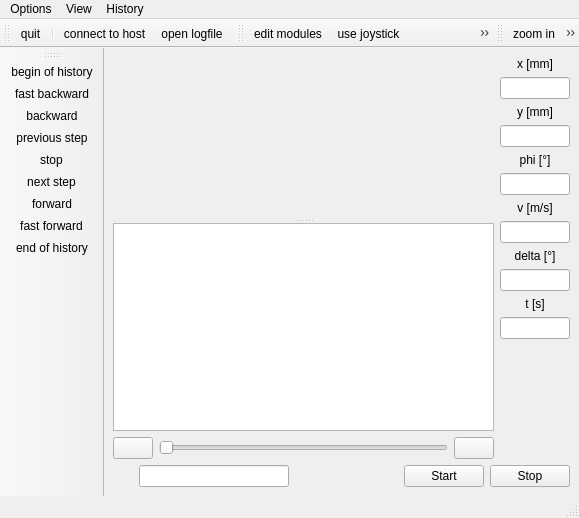
<?xml version="1.0" encoding="UTF-8"?>
<ui version="4.0">
 <class>AnicarViewer</class>
 <widget class="QMainWindow" name="AnicarViewer">
  <property name="geometry">
   <rect>
    <x>0</x>
    <y>0</y>
    <width>579</width>
    <height>518</height>
   </rect>
  </property>
  <property name="windowTitle">
   <string>AnicarViewer</string>
  </property>
  <widget class="QWidget" name="centralwidget">
   <layout class="QGridLayout" name="gridLayout_2">
    <item row="0" column="0">
     <widget class="QSplitter" name="splitter">
      <property name="sizePolicy">
       <sizepolicy hsizetype="Expanding" vsizetype="Expanding">
        <horstretch>0</horstretch>
        <verstretch>0</verstretch>
       </sizepolicy>
      </property>
      <property name="orientation">
       <enum>Qt::Vertical</enum>
      </property>
      <widget class="DerWeg::MapWidget" name="mapWidget" native="true">
       <property name="sizePolicy">
        <sizepolicy hsizetype="Expanding" vsizetype="MinimumExpanding">
         <horstretch>0</horstretch>
         <verstretch>0</verstretch>
        </sizepolicy>
       </property>
       <property name="minimumSize">
        <size>
         <width>200</width>
         <height>150</height>
        </size>
       </property>
      </widget>
      <widget class="QTextEdit" name="textEditDebug">
       <property name="sizePolicy">
        <sizepolicy hsizetype="Expanding" vsizetype="Preferred">
         <horstretch>0</horstretch>
         <verstretch>0</verstretch>
        </sizepolicy>
       </property>
       <property name="readOnly">
        <bool>true</bool>
       </property>
      </widget>
     </widget>
    </item>
    <item row="0" column="1" rowspan="2">
     <layout class="QVBoxLayout" name="verticalLayout">
      <item>
       <widget class="QLabel" name="label">
        <property name="text">
         <string>x [mm]</string>
        </property>
        <property name="alignment">
         <set>Qt::AlignCenter</set>
        </property>
       </widget>
      </item>
      <item>
       <widget class="QLineEdit" name="lineEditX">
        <property name="sizePolicy">
         <sizepolicy hsizetype="Fixed" vsizetype="Fixed">
          <horstretch>20</horstretch>
          <verstretch>0</verstretch>
         </sizepolicy>
        </property>
        <property name="maximumSize">
         <size>
          <width>70</width>
          <height>16777215</height>
         </size>
        </property>
        <property name="readOnly">
         <bool>true</bool>
        </property>
       </widget>
      </item>
      <item>
       <widget class="QLabel" name="label_2">
        <property name="text">
         <string>y [mm]</string>
        </property>
        <property name="alignment">
         <set>Qt::AlignCenter</set>
        </property>
       </widget>
      </item>
      <item>
       <widget class="QLineEdit" name="lineEditY">
        <property name="sizePolicy">
         <sizepolicy hsizetype="Fixed" vsizetype="Fixed">
          <horstretch>20</horstretch>
          <verstretch>0</verstretch>
         </sizepolicy>
        </property>
        <property name="maximumSize">
         <size>
          <width>70</width>
          <height>16777215</height>
         </size>
        </property>
        <property name="readOnly">
         <bool>true</bool>
        </property>
       </widget>
      </item>
      <item>
       <widget class="QLabel" name="label_3">
        <property name="text">
         <string>phi [°]</string>
        </property>
        <property name="alignment">
         <set>Qt::AlignCenter</set>
        </property>
       </widget>
      </item>
      <item>
       <widget class="QLineEdit" name="lineEditPhi">
        <property name="sizePolicy">
         <sizepolicy hsizetype="Fixed" vsizetype="Fixed">
          <horstretch>20</horstretch>
          <verstretch>0</verstretch>
         </sizepolicy>
        </property>
        <property name="maximumSize">
         <size>
          <width>70</width>
          <height>16777215</height>
         </size>
        </property>
        <property name="text">
         <string/>
        </property>
        <property name="readOnly">
         <bool>true</bool>
        </property>
       </widget>
      </item>
      <item>
       <widget class="QLabel" name="label_4">
        <property name="text">
         <string>v [m/s]</string>
        </property>
        <property name="alignment">
         <set>Qt::AlignCenter</set>
        </property>
       </widget>
      </item>
      <item>
       <widget class="QLineEdit" name="lineEditV">
        <property name="sizePolicy">
         <sizepolicy hsizetype="Fixed" vsizetype="Fixed">
          <horstretch>20</horstretch>
          <verstretch>0</verstretch>
         </sizepolicy>
        </property>
        <property name="maximumSize">
         <size>
          <width>70</width>
          <height>16777215</height>
         </size>
        </property>
        <property name="readOnly">
         <bool>true</bool>
        </property>
       </widget>
      </item>
      <item>
       <widget class="QLabel" name="label_6">
        <property name="text">
         <string>delta [°]</string>
        </property>
        <property name="alignment">
         <set>Qt::AlignCenter</set>
        </property>
       </widget>
      </item>
      <item>
       <widget class="QLineEdit" name="lineEditDelta">
        <property name="sizePolicy">
         <sizepolicy hsizetype="Fixed" vsizetype="Fixed">
          <horstretch>20</horstretch>
          <verstretch>0</verstretch>
         </sizepolicy>
        </property>
        <property name="maximumSize">
         <size>
          <width>70</width>
          <height>16777215</height>
         </size>
        </property>
        <property name="readOnly">
         <bool>true</bool>
        </property>
       </widget>
      </item>
      <item>
       <widget class="QLabel" name="label_5">
        <property name="text">
         <string>t [s]</string>
        </property>
        <property name="alignment">
         <set>Qt::AlignCenter</set>
        </property>
       </widget>
      </item>
      <item>
       <widget class="QLineEdit" name="lineEditTime">
        <property name="sizePolicy">
         <sizepolicy hsizetype="Fixed" vsizetype="Fixed">
          <horstretch>0</horstretch>
          <verstretch>0</verstretch>
         </sizepolicy>
        </property>
        <property name="maximumSize">
         <size>
          <width>70</width>
          <height>16777215</height>
         </size>
        </property>
        <property name="readOnly">
         <bool>true</bool>
        </property>
       </widget>
      </item>
      <item>
       <spacer name="verticalSpacer">
        <property name="orientation">
         <enum>Qt::Vertical</enum>
        </property>
        <property name="sizeHint" stdset="0">
         <size>
          <width>20</width>
          <height>38</height>
         </size>
        </property>
       </spacer>
      </item>
     </layout>
    </item>
    <item row="1" column="0">
     <layout class="QHBoxLayout" name="horizontalLayout">
      <item>
       <widget class="QPushButton" name="pushButtonHistoryStart">
        <property name="icon">
         <iconset resource="AnicarViewer.qrc">
          <normaloff>:/AnicarViewer/Images/player_start.png</normaloff>:/AnicarViewer/Images/player_start.png</iconset>
        </property>
       </widget>
      </item>
      <item>
       <widget class="QSlider" name="horizontalSliderHistory">
        <property name="orientation">
         <enum>Qt::Horizontal</enum>
        </property>
       </widget>
      </item>
      <item>
       <widget class="QPushButton" name="pushButtonHistoryEnd">
        <property name="icon">
         <iconset resource="AnicarViewer.qrc">
          <normaloff>:/AnicarViewer/Images/player_end.png</normaloff>:/AnicarViewer/Images/player_end.png</iconset>
        </property>
       </widget>
      </item>
     </layout>
    </item>
    <item row="2" column="0" colspan="2">
     <layout class="QGridLayout" name="gridLayout">
      <item row="0" column="0">
       <widget class="DerWeg::LED" name="ledConnection" native="true">
        <property name="minimumSize">
         <size>
          <width>20</width>
          <height>20</height>
         </size>
        </property>
       </widget>
      </item>
      <item row="0" column="1">
       <widget class="QLineEdit" name="lineEditIP">
        <property name="enabled">
         <bool>true</bool>
        </property>
        <property name="minimumSize">
         <size>
          <width>150</width>
          <height>0</height>
         </size>
        </property>
        <property name="readOnly">
         <bool>true</bool>
        </property>
       </widget>
      </item>
      <item row="0" column="3">
       <widget class="DerWeg::LED" name="ledActive" native="true">
        <property name="minimumSize">
         <size>
          <width>20</width>
          <height>20</height>
         </size>
        </property>
       </widget>
      </item>
      <item row="0" column="5">
       <widget class="QPushButton" name="pushButtonStop">
        <property name="text">
         <string>Stop</string>
        </property>
       </widget>
      </item>
      <item row="0" column="4">
       <widget class="QPushButton" name="pushButtonStart">
        <property name="text">
         <string>Start</string>
        </property>
       </widget>
      </item>
      <item row="0" column="2">
       <spacer name="horizontalSpacer">
        <property name="orientation">
         <enum>Qt::Horizontal</enum>
        </property>
        <property name="sizeHint" stdset="0">
         <size>
          <width>208</width>
          <height>20</height>
         </size>
        </property>
       </spacer>
      </item>
     </layout>
    </item>
   </layout>
  </widget>
  <widget class="QMenuBar" name="menubar">
   <property name="geometry">
    <rect>
     <x>0</x>
     <y>0</y>
     <width>579</width>
     <height>25</height>
    </rect>
   </property>
   <widget class="QMenu" name="menuOptions">
    <property name="title">
     <string>Options</string>
    </property>
    <addaction name="actionConnectToHost"/>
    <addaction name="actionOpenLogfile"/>
    <addaction name="separator"/>
    <addaction name="actionEditModules"/>
    <addaction name="actionSaveCameraImage"/>
    <addaction name="actionUseJoystick"/>
    <addaction name="actionShowTrace"/>
    <addaction name="separator"/>
    <addaction name="actionQuit"/>
   </widget>
   <widget class="QMenu" name="menuView">
    <property name="title">
     <string>View</string>
    </property>
    <addaction name="actionZoomIn"/>
    <addaction name="actionZoomOut"/>
    <addaction name="actionZoomAll"/>
    <addaction name="actionChangeOrientation"/>
   </widget>
   <widget class="QMenu" name="menuHistory">
    <property name="title">
     <string>History</string>
    </property>
    <addaction name="actionBeginOfHistory"/>
    <addaction name="actionFastBackward"/>
    <addaction name="actionBackward"/>
    <addaction name="actionPreviousStep"/>
    <addaction name="actionStopHistory"/>
    <addaction name="actionNextStep"/>
    <addaction name="actionForward"/>
    <addaction name="actionFastForward"/>
    <addaction name="actionEndOfHistory"/>
    <addaction name="separator"/>
    <addaction name="actionClearHistory"/>
    <addaction name="separator"/>
   </widget>
   <addaction name="menuOptions"/>
   <addaction name="menuView"/>
   <addaction name="menuHistory"/>
  </widget>
  <widget class="QStatusBar" name="statusbar"/>
  <widget class="QToolBar" name="toolBarFile">
   <property name="windowTitle">
    <string>file bar</string>
   </property>
   <attribute name="toolBarArea">
    <enum>TopToolBarArea</enum>
   </attribute>
   <attribute name="toolBarBreak">
    <bool>false</bool>
   </attribute>
   <addaction name="actionQuit"/>
   <addaction name="separator"/>
   <addaction name="actionConnectToHost"/>
   <addaction name="actionOpenLogfile"/>
  </widget>
  <widget class="QToolBar" name="toolBarAction">
   <property name="windowTitle">
    <string>action bar</string>
   </property>
   <attribute name="toolBarArea">
    <enum>TopToolBarArea</enum>
   </attribute>
   <attribute name="toolBarBreak">
    <bool>false</bool>
   </attribute>
   <addaction name="actionEditModules"/>
   <addaction name="actionUseJoystick"/>
   <addaction name="actionSaveCameraImage"/>
   <addaction name="actionShowTrace"/>
  </widget>
  <widget class="QToolBar" name="toolBarView">
   <property name="windowTitle">
    <string>view bar</string>
   </property>
   <attribute name="toolBarArea">
    <enum>TopToolBarArea</enum>
   </attribute>
   <attribute name="toolBarBreak">
    <bool>false</bool>
   </attribute>
   <addaction name="actionZoomIn"/>
   <addaction name="actionZoomOut"/>
   <addaction name="actionZoomAll"/>
   <addaction name="actionChangeOrientation"/>
  </widget>
  <widget class="QToolBar" name="toolBarHistory">
   <property name="windowTitle">
    <string>history bar</string>
   </property>
   <attribute name="toolBarArea">
    <enum>LeftToolBarArea</enum>
   </attribute>
   <attribute name="toolBarBreak">
    <bool>false</bool>
   </attribute>
   <addaction name="actionBeginOfHistory"/>
   <addaction name="actionFastBackward"/>
   <addaction name="actionBackward"/>
   <addaction name="actionPreviousStep"/>
   <addaction name="actionStopHistory"/>
   <addaction name="actionNextStep"/>
   <addaction name="actionForward"/>
   <addaction name="actionFastForward"/>
   <addaction name="actionEndOfHistory"/>
  </widget>
  <action name="actionEditModules">
   <property name="icon">
    <iconset resource="AnicarViewer.qrc">
     <normaloff>:/AnicarViewer/Images/configure.png</normaloff>:/AnicarViewer/Images/configure.png</iconset>
   </property>
   <property name="text">
    <string>edit modules</string>
   </property>
  </action>
  <action name="actionSaveCameraImage">
   <property name="icon">
    <iconset resource="AnicarViewer.qrc">
     <normaloff>:/AnicarViewer/Images/image.png</normaloff>:/AnicarViewer/Images/image.png</iconset>
   </property>
   <property name="text">
    <string>save camera image</string>
   </property>
  </action>
  <action name="actionQuit">
   <property name="icon">
    <iconset resource="AnicarViewer.qrc">
     <normaloff>:/AnicarViewer/Images/exit.png</normaloff>:/AnicarViewer/Images/exit.png</iconset>
   </property>
   <property name="text">
    <string>quit</string>
   </property>
  </action>
  <action name="actionUseJoystick">
   <property name="checkable">
    <bool>true</bool>
   </property>
   <property name="icon">
    <iconset resource="AnicarViewer.qrc">
     <normaloff>:/AnicarViewer/Images/joystick.png</normaloff>:/AnicarViewer/Images/joystick.png</iconset>
   </property>
   <property name="text">
    <string>use joystick</string>
   </property>
  </action>
  <action name="actionZoomIn">
   <property name="icon">
    <iconset resource="AnicarViewer.qrc">
     <normaloff>:/AnicarViewer/Images/viewmag+.png</normaloff>:/AnicarViewer/Images/viewmag+.png</iconset>
   </property>
   <property name="text">
    <string>zoom in</string>
   </property>
  </action>
  <action name="actionZoomOut">
   <property name="icon">
    <iconset resource="AnicarViewer.qrc">
     <normaloff>:/AnicarViewer/Images/viewmag-.png</normaloff>:/AnicarViewer/Images/viewmag-.png</iconset>
   </property>
   <property name="text">
    <string>zoom out</string>
   </property>
  </action>
  <action name="actionZoomAll">
   <property name="icon">
    <iconset resource="AnicarViewer.qrc">
     <normaloff>:/AnicarViewer/Images/window_fullscreen.png</normaloff>:/AnicarViewer/Images/window_fullscreen.png</iconset>
   </property>
   <property name="text">
    <string>zoom all</string>
   </property>
  </action>
  <action name="actionShowTrace">
   <property name="checkable">
    <bool>true</bool>
   </property>
   <property name="icon">
    <iconset resource="AnicarViewer.qrc">
     <normaloff>:/AnicarViewer/Images/goto.png</normaloff>:/AnicarViewer/Images/goto.png</iconset>
   </property>
   <property name="text">
    <string>show trace</string>
   </property>
  </action>
  <action name="actionChangeOrientation">
   <property name="icon">
    <iconset resource="AnicarViewer.qrc">
     <normaloff>:/AnicarViewer/Images/rebuild.png</normaloff>:/AnicarViewer/Images/rebuild.png</iconset>
   </property>
   <property name="text">
    <string>change orientation</string>
   </property>
  </action>
  <action name="actionOpenLogfile">
   <property name="icon">
    <iconset resource="AnicarViewer.qrc">
     <normaloff>:/AnicarViewer/Images/fileopen.png</normaloff>:/AnicarViewer/Images/fileopen.png</iconset>
   </property>
   <property name="text">
    <string>open logfile</string>
   </property>
  </action>
  <action name="actionConnectToHost">
   <property name="icon">
    <iconset resource="AnicarViewer.qrc">
     <normaloff>:/AnicarViewer/Images/connect_established.png</normaloff>:/AnicarViewer/Images/connect_established.png</iconset>
   </property>
   <property name="text">
    <string>connect to host</string>
   </property>
  </action>
  <action name="actionNextStep">
   <property name="icon">
    <iconset resource="AnicarViewer.qrc">
     <normaloff>:/AnicarViewer/Images/next.png</normaloff>:/AnicarViewer/Images/next.png</iconset>
   </property>
   <property name="text">
    <string>next step</string>
   </property>
   <property name="shortcut">
    <string>N</string>
   </property>
  </action>
  <action name="actionPreviousStep">
   <property name="icon">
    <iconset resource="AnicarViewer.qrc">
     <normaloff>:/AnicarViewer/Images/previous.png</normaloff>:/AnicarViewer/Images/previous.png</iconset>
   </property>
   <property name="text">
    <string>previous step</string>
   </property>
   <property name="shortcut">
    <string>P</string>
   </property>
  </action>
  <action name="actionForward">
   <property name="icon">
    <iconset resource="AnicarViewer.qrc">
     <normaloff>:/AnicarViewer/Images/player_play.png</normaloff>:/AnicarViewer/Images/player_play.png</iconset>
   </property>
   <property name="text">
    <string>forward</string>
   </property>
  </action>
  <action name="actionBackward">
   <property name="icon">
    <iconset resource="AnicarViewer.qrc">
     <normaloff>:/AnicarViewer/Images/player_back.png</normaloff>:/AnicarViewer/Images/player_back.png</iconset>
   </property>
   <property name="text">
    <string>backward</string>
   </property>
  </action>
  <action name="actionFastForward">
   <property name="icon">
    <iconset resource="AnicarViewer.qrc">
     <normaloff>:/AnicarViewer/Images/player_fwd.png</normaloff>:/AnicarViewer/Images/player_fwd.png</iconset>
   </property>
   <property name="text">
    <string>fast forward</string>
   </property>
  </action>
  <action name="actionFastBackward">
   <property name="icon">
    <iconset resource="AnicarViewer.qrc">
     <normaloff>:/AnicarViewer/Images/player_rew.png</normaloff>:/AnicarViewer/Images/player_rew.png</iconset>
   </property>
   <property name="text">
    <string>fast backward</string>
   </property>
  </action>
  <action name="actionBeginOfHistory">
   <property name="icon">
    <iconset resource="AnicarViewer.qrc">
     <normaloff>:/AnicarViewer/Images/player_start.png</normaloff>:/AnicarViewer/Images/player_start.png</iconset>
   </property>
   <property name="text">
    <string>begin of history</string>
   </property>
  </action>
  <action name="actionEndOfHistory">
   <property name="icon">
    <iconset resource="AnicarViewer.qrc">
     <normaloff>:/AnicarViewer/Images/player_end.png</normaloff>:/AnicarViewer/Images/player_end.png</iconset>
   </property>
   <property name="text">
    <string>end of history</string>
   </property>
  </action>
  <action name="actionStopHistory">
   <property name="icon">
    <iconset resource="AnicarViewer.qrc">
     <normaloff>:/AnicarViewer/Images/player_stop.png</normaloff>:/AnicarViewer/Images/player_stop.png</iconset>
   </property>
   <property name="text">
    <string>stop</string>
   </property>
  </action>
  <action name="actionClearHistory">
   <property name="text">
    <string>clear history</string>
   </property>
  </action>
 </widget>
 <customwidgets>
  <customwidget>
   <class>DerWeg::LED</class>
   <extends>QWidget</extends>
   <header>LED.h</header>
  </customwidget>
  <customwidget>
   <class>DerWeg::MapWidget</class>
   <extends>QWidget</extends>
   <header>MapWidget.h</header>
  </customwidget>
 </customwidgets>
 <tabstops>
  <tabstop>textEditDebug</tabstop>
  <tabstop>lineEditIP</tabstop>
  <tabstop>pushButtonStart</tabstop>
  <tabstop>pushButtonStop</tabstop>
 </tabstops>
 <resources>
  <include location="AnicarViewer.qrc"/>
 </resources>
 <connections/>
</ui>
